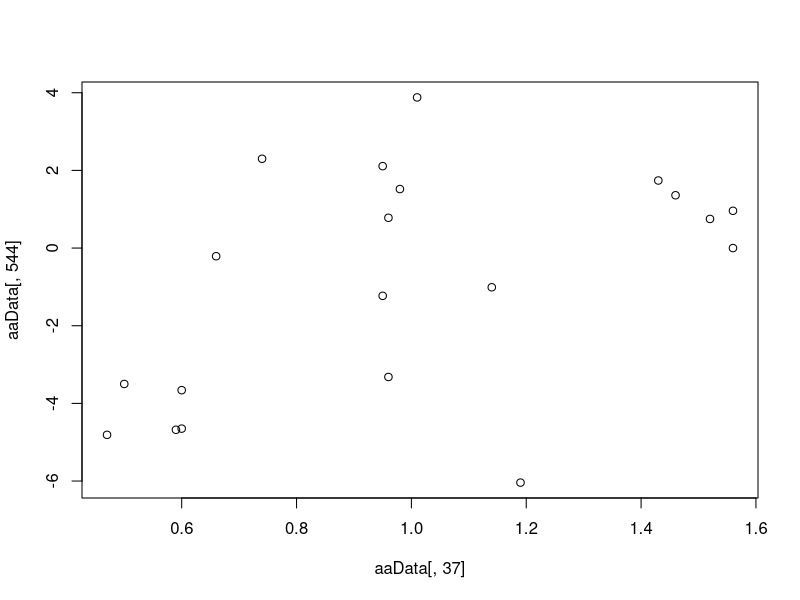

This figure's R source: (Note: this script raises an error after producing the figure.)
# 2021-10-12_In-Class_exploration.R
#
#         =====  T H E   E V E N   B E T T E R   A M I N O   A C I D =====
#
# Code and comments for BCH441 in-class exploration, Tuesday, 2021-10-12
# Explorers:  Jocelyn Nurtanto, Yuzi Li, and  Jerry Gu
# Scribe:     boris.steipe@utoronto.ca
#
# ==============================================================================
#
# In our last session we explored some properties of amino acids and noted that
# we can arrange them in a scatter-plot according to some properties. But can
# we also arrange them according to generic properties, i.e. taking all
# published property scales into account? We will try to use all tables from
# the seqinr package.

# First we load the package - this makes all datasets immediately available and
# we don't have to load them one by one.

library(seqinr)

# Determine what datasets are available
#
# Using "find in topic" ... "amino acid"
data(aacost)
data(aaindex)
data(pK)

# We note that datasets may be sorted in different ways: for example
# alphabetically by one letter code (A, C, D, E, ...) or three-letter code (Ala,
# Arg, Asn, Asp, ...) - this means we need to ensure and validate that amino
# acids are sorted in the same way.

# Build a datastructure ...
# rows: amino acids
# columns: properties

# Are all lists in aaindex organized in the same way?

refNames <- names(aaindex[[1]]$I) # Take the rownames of the first list item
                                  # index as a reference list

# Loop over each list in aaindex
for (i in 1:length(aaindex)) {
#   get the I-vector
  x <- aaindex[[i]]$I
#   get the names
  x <- names(x)
#   compare with the names of our reference list
#   the == and != operators are vectorized. Applying them to two vectors
#   gives TRUE or FALSE for each pair of elements. any() or all() can be
#   applied to logical vectors to anylise them and return a soingle result.
#   if (...) conditions evaluate only a single value and will throw a warning if
#   there is more than one.

  if (any(x != refNames)) {
    # There was at least one not-equal pair - so: complain
    print(sprintf("Problem in list %d: names don't match", i))
  }
}

# If we get here without identifying problems, it means all pairs of
# rownames match throughout the aainfex list.


# Next: what is the cvorrect syntax to add one vector (the "I" vector of
# one of the list elements) to our dataframe?
aaData <- as.data.frame(aaindex[[1]]$I) # Make a dataframe from the first index
aaData[,2] <- aaindex[[2]]$I            # ... add the secondf index

str(aaData)  # Confirm: we now have a two-column dataframe

# Next: add the rest ...
for (i in 3:length(aaindex)) {
  #   get the I-vector and write it into our dataframe
  aaData[,i] <- aaindex[[i]]$I
}

# Sanity check
plot(aaData[,37], aaData[,544])  # plot two arbitray inices against each other

# Looks good.

# We finished building our data structure ... but let's add the aacost table
# aacost is ordered differently:
rownames(aaData)
aacost[ , 1]

# using order(), applied to aacost - ordering the column with column-name
# "aaa"
sel <- order(aacost[ , "aaa"])  # alphebetic ordering of three-letter codes
aacost[sel, "aaa"] # applying the order vector sorts the column

# Is this the same order as refNames?
refNames == aacost[sel, "aaa"]  # Yes!

# add the data from column "tot" (i.e. total metabolic cost) after the
# last column of aaData
aaData[ , length(aaindex) + 1] <- aacost[sel, "tot"]

# Done.
str(aaData)  # A dataframe with 20 rows and 545 columns

# To answer the question "Which amino acids are similar to each other?" we
# need to reduce this 545-dimensional dataset to fewer dimensions, otherwise
# we will succumb to the "Curse of Dimensionality":
#
#    "in high dimensional data, however, all objects appear
#     to be sparse and dissimilar in many ways..."
#                   https://en.wikipedia.org/wiki/Curse_of_dimensionality
#
# A classic way to do this is Principal Component Analysis (PCA) ...
# (Principal components analysis)
#
# PCA expects objects in columns, properties in rows. Therefore we need to
# transpose our dataset:

aaPCA <- prcomp(t(aaData))

# This creates an error, because some of our indicews contain NA values!
# Which indices are this?

# We create a vector "sel" for which we check whether any element in each
# column is NA, and write FALSE if we encounter an NA, TRUE otherwise. We can
# then use this vector to subset ourt dataframe.

sel <- logical()

for (i in 1:ncol(aaData)) {         # for each index
  if (any(is.na(aaData[,i]))) {     #   if there is any NA value ...
    sel <- c(sel, FALSE)            #     add a FALSE element to the vector
  } else {                          #   else
    sel <- c(sel, TRUE)             #     add a TRUE element
  }
}

# Done. sel now subsets only the NA-free columns
545 - sum(sel)                      # 13 columns excluded

# Do the PCA ... use the prcomp() function
aaPCA <- prcomp(t(aaData[ ,sel]))   # PCA of the transposed, selected data set

str(aaPCA)   # structure of the result

plot(aaPCA)                         # plot the contributions of the
                                    # components to the variance

plot(aaPCA$rotation[ , 1],          # plot the first PC against the second PC
     aaPCA$rotation[ , 2],          # in a scatterplot, in an empty frame
     type ="n")                     # just to set up the coordinate system

text(aaPCA$rotation[ , 1],          # plot the names of the amino acids into
     aaPCA$rotation[ , 2],          # their respective (PC1, PC2) positions
     labels = rownames(aaPCA$rotation))

# PCA results are sensitive to the absolute numeric value of the features that
# we are comparing. The prcomp() function has an option scale. = TRUE that
# scales each row of features so that the variance of the value is 1.0  This
# ensures that each feature is given approximately equal weight

aaPCA <- prcomp(t(aaData[ ,sel]), scale. = TRUE)

plot(aaPCA)

plot(aaPCA$rotation[ , 1],
     aaPCA$rotation[ , 2],
     type ="n")
text(aaPCA$rotation[ , 1],
     aaPCA$rotation[ , 2],
     labels = rownames(aaPCA$rotation))


# Next we try to identify what the PCs correspond to. We see whether there are
# specific features that are highly correlated with the PCs

# ==== Rotation 1 ===================
#

(PC1 <- aaPCA$rotation[ , 1])  # Assign PC1

# The function cor() calculates Pearson coefficients of correlation
cor(PC1, aaData[ , 37]) # e.g. correlate PC1 against index 37


# Iterate over all columns and calculate correlations
cors <- numeric()

for (i in 1:ncol(aaData)) {
  cors[i] <- cor(PC1, aaData[ , i])
}

summary(cors)
#    Min.  1st Qu.   Median     Mean  3rd Qu.     Max.     NA's
# -0.54072 -0.13703  0.05654  0.03729  0.21349  0.59589       13
#
#  The max correlation is ~0.6. That is not very high. Which ijndex is it?

which(cors == max(cors, na.rm = TRUE))

aaindex[[504]]   # Linker propensity ???

cor(PC1, aaindex[[504]]$I) # Did we get the right index?

# Plot this ...
plot(aaPCA$rotation[ , 1],
     aaindex[[504]]$I,
     type ="n")
text(aaPCA$rotation[ , 1],
     aaindex[[504]]$I,
     labels = rownames(aaPCA$rotation))

# This is essentially a random correlation but for Cysteine ...


# ==== Rotation 2 ===================
#
# same process
PC2 <- aaPCA$rotation[ , 2]

cors2 <- numeric()

for (i in 1:ncol(aaData)) {
  cors2[i] <- cor(PC2, aaData[ , i])
}

summary(cors2)
#     Min.  1st Qu.   Median     Mean  3rd Qu.     Max.     NA's
# -0.95214 -0.56067 -0.12817 -0.05787  0.43046  0.94346       13

# Here we have quite strong correlations

which(cors2 == max(cors2, na.rm = TRUE))

aaindex[[148]]

# this index itself is correlated with many other indices

cor(PC2, aaindex[[148]]$I)   # confirmn that we have the right index

# Plot this too...
plot(aaPCA$rotation[ , 2],
     aaindex[[148]]$I,
     type ="n")
text(aaPCA$rotation[ , 2],
     aaindex[[148]]$I,
     labels = rownames(aaPCA$rotation))

# This correlates well with hydrophobicity measures. In this case the
# PC is to a certain degree interpretable - but this is not always the case
# with PCA (see the example of the first PC).






# [END]
